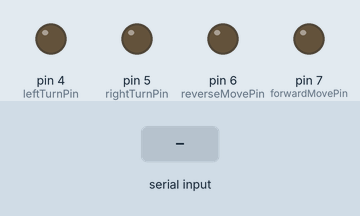
Simulated run of this sketch. Board: Arduino Uno, built with avr-gcc and run on an emulated ATmega328P. On the bench: output pins drawn as LEDs (lit = HIGH). The inputs (shaded band) are chosen by the test bench.

Above: at 1.2 s.
1.3 s: "1" received over Serial
At 1.6 s:
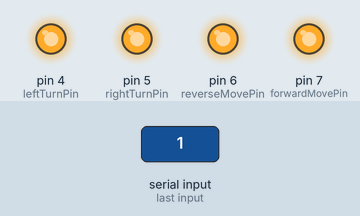
2.8 s: "2" received over Serial
At 3.9 s:
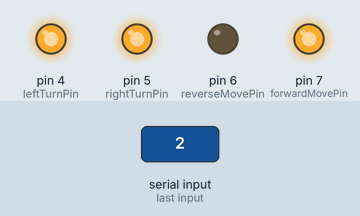
4.3 s: "0" received over Serial
At 5.0 s:
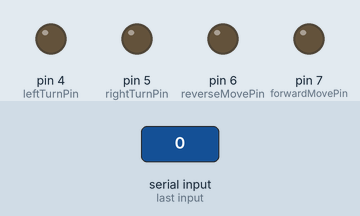
Timing chart, 0 to 7.3 s (numbered marks = the images above; inputs shaded):
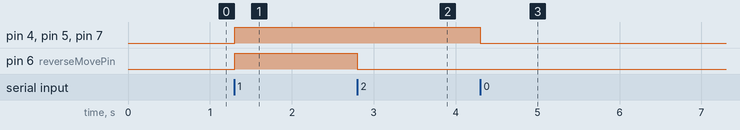

The sketch:

arduinoSerialRead.ino
```cpp
char data = '0';
int val = -1;

// Car movements signals from arduino
int left    = 0;
int right   = 0;
int forward = 0;
int reverse = 0;

/*
** Details : Car movement control pins
**
** Connect below output pins  to RF controller's movement pins
** i.e. connect below pins to the left,righ,forward and reverse to
** remote's respective buttons(signal triggers)
*/

const int leftTurnPin    = 4; // Output Pin
const int rightTurnPin   = 5; // Output Pin
const int reverseMovePin = 6; // Output Pin
const int forwardMovePin = 7; // Output Pin


void setup() {

Serial.begin(115200); // opens serial port, sets data rate to 9600 bps

// Declare signal pins as OUTPUT pins
pinMode(leftTurnPin, OUTPUT);
pinMode(rightTurnPin, OUTPUT);
pinMode(reverseMovePin, OUTPUT);
pinMode(forwardMovePin, OUTPUT);

}

void loop() {

    // read from serial while data is available
    while(Serial.available()){
      data = Serial.read();
    }

    // convert to int
    // value sent from keyboard is = 65 + (a combination of 4 bits )
    val = data - 65 ;

    // each bit of represents the button pressed on keyboard
    reverse = val & 1<<0;
    forward = val & 1<<1;
    right   = val & 1<<2;
    left    = val & 1<<3;

    // Write to arduino outpins the signals recieved from keyboard
    // My RF controller worked on active low pins, hence I had to invert the signals

    digitalWrite(leftTurnPin, !left);
    digitalWrite(rightTurnPin, !right);
    digitalWrite(reverseMovePin, !reverse);
    digitalWrite(forwardMovePin, !forward);

}
```

Measured:
- after the input at 1.3 s, pin 4 (leftTurnPin), pin 5 (rightTurnPin), pin 6 (reverseMovePin), pin 7 (forwardMovePin): LOW → HIGH at once
- after the input at 2.8 s, pin 6 (reverseMovePin): HIGH → LOW at once
- after the input at 4.3 s, pin 4 (leftTurnPin), pin 5 (rightTurnPin), pin 7 (forwardMovePin): HIGH → LOW at once
